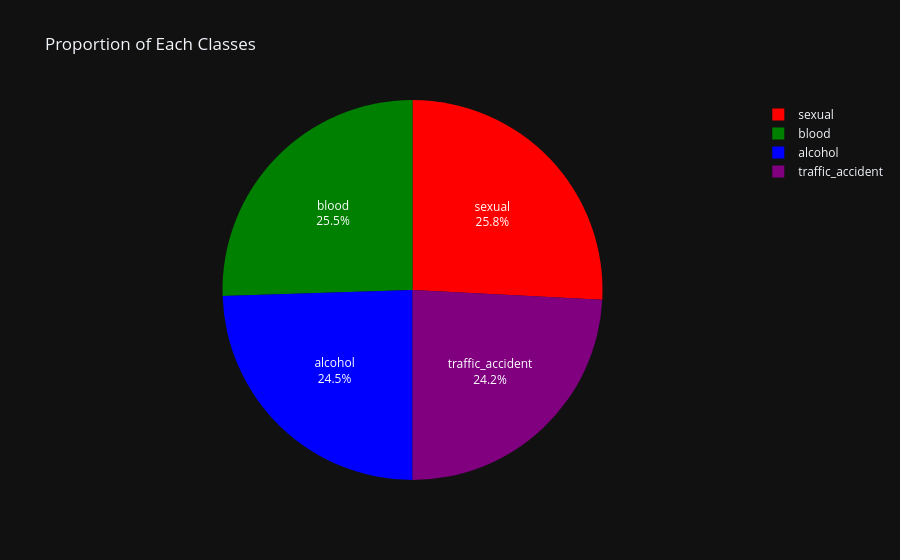

Notebook cell for this chart:
### Code cell
fig = go.Figure(data=[go.Pie(
    labels=class_names,
    values=train_counts,
    textinfo='percent+label',
    marker=dict(colors=['blue', 'green', 'red', 'purple']),
)])

fig.update_layout(
    title="Proportion of Each Classes",
    template="plotly_dark",
)

fig.show()

### Figure 1 — Plotly figure (JSON) as saved in the notebook; plotly's stock layout.template omitted (floating-point values rounded to 4 significant figures)
{"data": [{"labels": ["alcohol", "blood", "sexual", "traffic_accident"], "marker": {"colors": ["blue", "green", "red", "purple"]}, "textinfo": "percent+label", "values": [392, 408, 413, 387], "type": "pie"}], "layout": {"title": {"text": "Proportion of Each Classes"}}}
